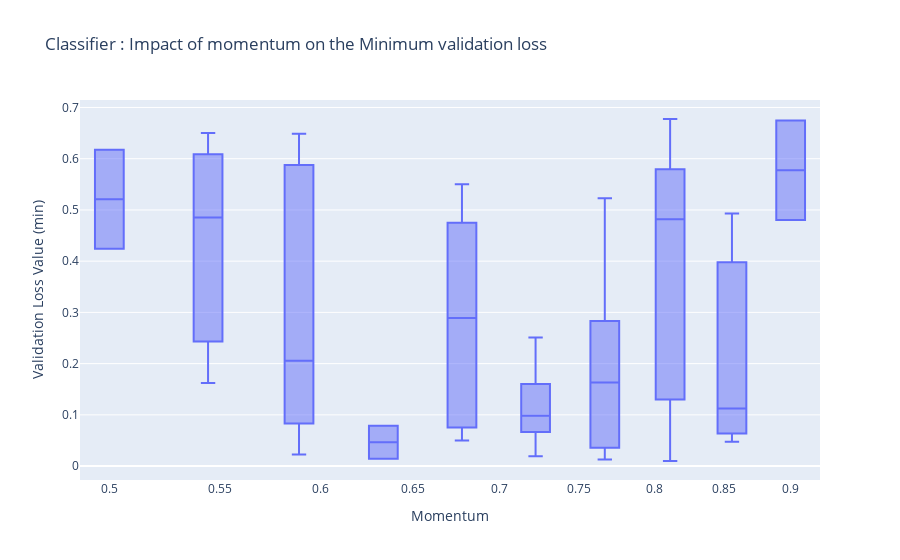

Source (notebook cell):
### Code cell
fig = go.Figure(layout = {
   "xaxis":{
       "domain" : [0,1],
       "type" : "log",
        # "categoryorder" : "median ascending",
       "title" : "Momentum"
    },
   "yaxis":{"title" : "Validation Loss Value (min)"},
   "title" : {"text" : "Classifier : Impact of momentum on the Minimum validation loss"},
})
fig.add_trace( go.Box(
                x = results["model_train_classifier_momentum"], 
                y = results["min_valid_loss"],
                xaxis='x',
                name = "Validation"
))

fig

### Figure 1 — Plotly figure (JSON) as saved in the notebook; plotly's stock layout.template omitted (floating-point values rounded to 4 significant figures)
{"data": [{"name": "Validation", "type": "box", "x": [0.7222, 0.6778, 0.7667, 0.5444, 0.6778, 0.6778, 0.5, 0.6333, 0.6333, 0.8556, 0.8111, 0.7667, 0.8111, 0.7222, 0.7667, 0.6778, 0.7667, 0.8111, 0.7222, 0.5889, 0.7667, 0.7222, 0.7667, 0.6778, 0.8111, 0.5889, 0.5889, 0.9, 0.6778, 0.6778, 0.8111, 0.6778, 0.7222, 0.7222, 0.8111, 0.9, 0.5889, 0.5889, 0.5889, 0.5444, 0.5889, 0.5889, 0.5444, 0.8556, 0.8556, 0.7667, 0.5, 0.7222, 0.5889, 0.8111], "xaxis": "x", "y": [0.05727, 0.2167, 0.2883, 0.1623, 0.5061, 0.4438, 0.4243, 0.07897, 0.01412, 0.4928, 0.5936, 0.03556, 0.6775, 0.2512, 0.01282, 0.07837, 0.03698, 0.4818, 0.09819, 0.584, 0.1632, 0.01906, 0.5226, 0.07188, 0.536, 0.2054, 0.6486, 0.6747, 0.55, 0.3611, 0.009936, 0.04974, 0.1799, 0.0953, 0.3604, 0.4802, 0.4939, 0.1644, 0.08339, 0.4852, 0.0227, 0.08245, 0.6501, 0.04738, 0.1123, 0.2688, 0.6173, 0.1023, 0.5985, 0.05307]}], "layout": {"title": {"text": "Classifier : Impact of momentum on the Minimum validation loss"}, "xaxis": {"domain": [0, 1], "title": {"text": "Momentum"}, "type": "log"}, "yaxis": {"title": {"text": "Validation Loss Value (min)"}}}}
